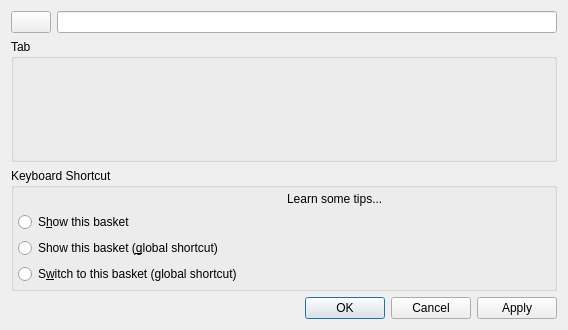
<?xml version="1.0" encoding="UTF-8"?>
<ui version="4.0">
 <class>BasketPropertiesUi</class>
 <widget class="QDialog" name="BasketPropertiesUi">
  <property name="geometry">
   <rect>
    <x>0</x>
    <y>0</y>
    <width>568</width>
    <height>330</height>
   </rect>
  </property>
  <property name="windowTitle">
   <string>Shelf Properties</string>
  </property>
  <property name="modal">
   <bool>true</bool>
  </property>

  <layout class="QGridLayout" name="gridLayout">

   <item row="0" column="0">
    <layout class="QHBoxLayout" name="identityLayout">
     <item>
      <widget class="KIconButton" name="icon">
       <property name="toolTip">
        <string>Icon</string>
       </property>
       <property name="iconSize">
        <number>16</number>
       </property>
      </widget>
     </item>
     <item>
      <widget class="QLineEdit" name="name">
       <property name="toolTip">
        <string>Name</string>
       </property>
      </widget>
     </item>
    </layout>
   </item>

   <item row="1" column="0">
    <widget class="QGroupBox" name="appearanceGroup">
     <property name="title">
      <string>Tab</string>
     </property>
     <layout class="QGridLayout" name="appearanceLayout">
      <property name="leftMargin">
       <number>4</number>
      </property>
      <property name="topMargin">
       <number>4</number>
      </property>
      <property name="rightMargin">
       <number>4</number>
      </property>
      <property name="bottomMargin">
       <number>4</number>
      </property>
     </layout>
    </widget>
   </item>

   <item row="2" column="0">
    <widget class="QGroupBox" name="shortcutGroup">
     <property name="title">
      <string>Keyboard Shortcut</string>
     </property>
     <layout class="QVBoxLayout" name="shortcutGroupLayout">
      <property name="leftMargin">
       <number>4</number>
      </property>
      <property name="topMargin">
       <number>4</number>
      </property>
      <property name="rightMargin">
       <number>4</number>
      </property>
      <property name="bottomMargin">
       <number>4</number>
      </property>

      <item>
       <layout class="QHBoxLayout" name="shortcutLayout">
        <item>
         <widget class="KShortcutWidget" name="shortcut"/>
        </item>
        <item>
         <widget class="HelpLabel" name="helpLabel">
          <property name="text">
           <string>Learn some tips...</string>
          </property>
         </widget>
        </item>
       </layout>
      </item>

      <item>
       <layout class="QVBoxLayout" name="shortcutModeLayout">
        <item>
         <widget class="QRadioButton" name="showBasket">
          <property name="text">
           <string>S&amp;how this basket</string>
          </property>
         </widget>
        </item>
        <item>
         <widget class="QRadioButton" name="globalButton">
          <property name="text">
           <string>Show this basket (&amp;global shortcut)</string>
          </property>
         </widget>
        </item>
        <item>
         <widget class="QRadioButton" name="switchButton">
          <property name="text">
           <string>S&amp;witch to this basket (global shortcut)</string>
          </property>
         </widget>
        </item>
       </layout>
      </item>
     </layout>
    </widget>
   </item>

   <item row="3" column="0">
    <widget class="QDialogButtonBox" name="buttonBox">
     <property name="standardButtons">
      <set>QDialogButtonBox::StandardButton::Apply|QDialogButtonBox::StandardButton::Cancel|QDialogButtonBox::StandardButton::Ok</set>
     </property>
    </widget>
   </item>

  </layout>
 </widget>

 <customwidgets>
  <customwidget>
   <class>KIconButton</class>
   <extends>QPushButton</extends>
   <header>kiconbutton.h</header>
  </customwidget>
  <customwidget>
   <class>KShortcutWidget</class>
   <extends>QWidget</extends>
   <header>kshortcutwidget.h</header>
  </customwidget>
  <customwidget>
   <class>HelpLabel</class>
   <extends>QLabel</extends>
   <header>variouswidgets.h</header>
  </customwidget>
 </customwidgets>

 <tabstops>
  <tabstop>icon</tabstop>
  <tabstop>name</tabstop>
  <tabstop>shortcut</tabstop>
  <tabstop>showBasket</tabstop>
  <tabstop>globalButton</tabstop>
  <tabstop>switchButton</tabstop>
 </tabstops>

 <resources/>

 <connections>
  <connection>
   <sender>buttonBox</sender>
   <signal>accepted()</signal>
   <receiver>BasketPropertiesUi</receiver>
   <slot>accept()</slot>
  </connection>
  <connection>
   <sender>buttonBox</sender>
   <signal>rejected()</signal>
   <receiver>BasketPropertiesUi</receiver>
   <slot>reject()</slot>
  </connection>
 </connections>

</ui>
